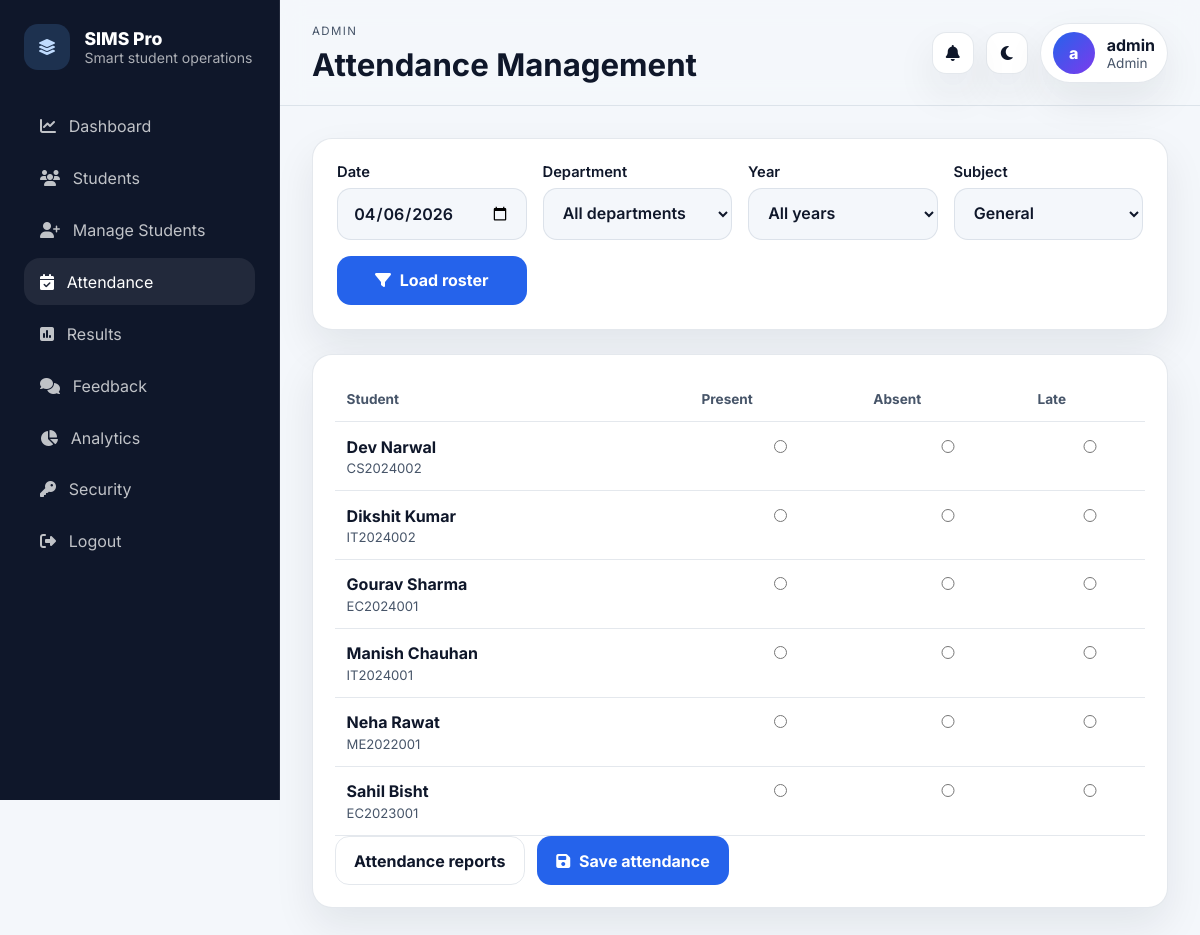
The app's page /attendance (signed in) with its own data.
### tables this page shows
CREATE TABLE "users" (
            id INTEGER PRIMARY KEY AUTOINCREMENT,
            username TEXT UNIQUE NOT NULL,
            email TEXT,
            password TEXT NOT NULL,
            role TEXT NOT NULL CHECK(role IN ('admin','teacher','student')),
            student_id INTEGER,
            created_at TIMESTAMP DEFAULT CURRENT_TIMESTAMP, full_name TEXT,
            FOREIGN KEY(student_id) REFERENCES students(id)
        );

CREATE TABLE students (
                id          INTEGER PRIMARY KEY AUTOINCREMENT,
                student_id  TEXT UNIQUE NOT NULL,
                name        TEXT NOT NULL,
                email       TEXT,
                dob         TEXT,
                gender      TEXT,
                department  TEXT NOT NULL,
                year        TEXT NOT NULL,
                status      TEXT DEFAULT 'Active',
                address     TEXT,
                enroll_date TEXT,
                created_at  TIMESTAMP DEFAULT CURRENT_TIMESTAMP
            , assigned_teacher_id INTEGER, profile_image TEXT);

### app.py (the view)
@app.route("/attendance")
@roles_required("admin", "teacher")
def attendance():
    filters = {
        "date": clean(request.args.get("date"), 20) or date.today().isoformat(),
        "dept": clean(request.args.get("dept"), 80),
        "subject": clean(request.args.get("subject"), 80) or "General",
        "year": clean(request.args.get("year"), 40),
    }
    students = visible_students({"dept": filters["dept"], "year": filters["year"], "status": "Active"})
    current = {
        r["student_id"]: r["status"]
        for r in db().execute(
            "SELECT student_id,status FROM attendance WHERE date=? AND subject=?",
            (filters["date"], filters["subject"])
        ).fetchall()
    }
    return render_template("attendance.html", students=students, current_records=current, filters=filters, departments=DEPARTMENTS, years=YEARS, subjects=SUBJECTS)

### app.py (called while the page is built)
def db():
    if "db" not in g:
        g.db = sqlite3.connect(app.config["DATABASE"])
        g.db.row_factory = sqlite3.Row
        g.db.execute("PRAGMA foreign_keys = ON")
    return g.db

def csrf_token():
    if "_csrf_token" not in session:
        session["_csrf_token"] = secrets.token_urlsafe(32)
    return session["_csrf_token"]

@app.before_request
def setup_req():
    session.permanent = True
    if request.method in {"POST", "PUT", "PATCH", "DELETE"}:
        token = request.form.get("csrf_token") or request.headers.get("X-CSRFToken")
        if token != session.get("_csrf_token"):
            abort(400, description="Invalid CSRF token.")

@app.context_processor
def inject_globals():
    return {
        "current_role": session.get("role"),
        "app_name": "SIMS Pro",
        "global_notifications": build_notifications() if session.get("role") else [],
    }

def clean(value, max_len=255):
    value = (value or "").strip()
    return value[:max_len]

def visible_clause(alias="students"):
    role = session.get("role")
    if role == "admin":
        return "1=1", []
    if role == "teacher":
        return f"{alias}.assigned_teacher_id = ?", [session["user_id"]]
    if role == "student":
        return f"{alias}.id = ?", [session["student_db_id"]]
    return "1=0", []

def roles_required(*roles):
    def dec(fn):
        @wraps(fn)
        def wrap(*a, **kw):
            if "user_id" not in session:
                flash("Please log in to continue.", "error")
                return redirect(url_for("login"))
            if session.get("role") not in roles:
                flash("You do not have access to that page.", "error")
                return redirect(url_for("student_dashboard" if session.get("role") == "student" else "dashboard"))
            return fn(*a, **kw)
        return wrap
    return dec

### templates/attendance.html (shortened to what this page needs)
{% extends "base.html" %}
{% block page_heading %}Attendance Management{% endblock %}
{% block content %}
<section class="panel panel--form">
  <form method="get" class="filters-grid compact-grid">
    <label>
      <span>Date</span>
      <input type="date" name="date" value="{{ filters.date }}">
    </label>
    <label>
      <span>Department</span>
      <select name="dept">
        <option value="">All departments</option>
      </select>
    </label>
    <label>
      <span>Year</span>
      <select name="year">
        <option value="">All years</option>
      </select>
    </label>
    <label>
      <span>Subject</span>
      <select name="subject">
        {% for subject in subjects %}
        <option value="{{ subject }}" {% if filters.subject == subject %}selected{% endif %}>{{ subject }}</option>
        {% endfor %}
      </select>
    </label>
    <button class="btn btn-primary" type="submit">
      <i class="fa-solid fa-filter"></i>
      <span>Load roster</span>
    </button>
  </form>
</section>
<section class="panel">
  <form method="post" action="{{ url_for('mark_attendance') }}" class="js-ajax-form" data-redirect-on-success="true">
    <div class="table-wrap">
      <table class="data-table">
        <thead>
          <tr>
            <th>Student</th>
            <th>Present</th>
            <th>Absent</th>
            <th>Late</th>
          </tr>
        </thead>
        <tbody>
          {% for student in students %}
          <tr>
            <td>
              <strong>{{ student.name }}</strong>
              <span class="table-sub">{{ student.student_id }}</span>
            </td>
            <td>
              <input type="radio" name="att_{{ student.id }}" value="Present" {% if current_records.get(student.id) == 'Present' %}checked{% endif %}>
            </td>
            <td>
              <input type="radio" name="att_{{ student.id }}" value="Absent" {% if current_records.get(student.id) == 'Absent' %}checked{% endif %}>
            </td>
            <td>
              <input type="radio" name="att_{{ student.id }}" value="Late" {% if current_records.get(student.id) == 'Late' %}checked{% endif %}>
            </td>
          </tr>
          {% else %}
          <tr>
            <td colspan="4" class="empty">No active students found for these filters.</td>
          </tr>
          {% endfor %}
        </tbody>
      </table>
    </div>
    <div class="form-actions">
      <a class="btn btn-secondary" href="{{ url_for('attendance_report') }}">Attendance reports</a>
      <button class="btn btn-primary" type="submit">
        <i class="fa-solid fa-floppy-disk"></i>
        <span>Save attendance</span>
      </button>
    </div>
  </form>
</section>
{% endblock %}

### static/style.css (style rules this page uses)
:root { --bg: #f4f7fb; --bg-elevated: #ffffff; --bg-accent: linear-gradient(135deg, #eff6ff, #f8fafc 55%, #eef2ff); --text: #0f172a; --text-soft: #475569; --border: rgba(148, 163, 184, 0.25); --primary: #2563eb; --primary-strong: #1d4ed8; --primary-soft: rgba(37, 99, 235, 0.12); --success: #059669; --danger: #dc2626; --warning: #d97706; --shadow: 0 18px 40px rgba(15, 23, 42, 0.08); --radius: 20px; --sidebar-width: 280px; }
* { box-sizing: border-box; }
body { margin: 0; font-family: 'Inter', sans-serif; background: var(--bg); color: var(--text); }
a { color: inherit; text-decoration: none; }
button, input, select, textarea { font: inherit; }
button { cursor: pointer; }
.panel, .hero-card, .profile-hero, .auth-panel, .stat-card, .notice, .flash { background: var(--bg-elevated); border: 1px solid var(--border); border-radius: var(--radius); box-shadow: var(--shadow); }
.hero-actions, .form-actions { display: flex; gap: 0.75rem; flex-wrap: wrap; }
.panel { padding: 1.35rem; }
.table-wrap { overflow: auto; }
.data-table { width: 100%; border-collapse: collapse; min-width: 760px; }
.data-table th, .data-table td { padding: 0.9rem 0.75rem; border-bottom: 1px solid var(--border); vertical-align: top; }
.data-table th { text-align: left; color: var(--text-soft); font-size: 0.85rem; font-weight: 700; }
.table-sub { display: block; color: var(--text-soft); font-size: 0.82rem; margin-top: 0.2rem; }
.filters-grid, .form-grid { display: grid; gap: 1rem; grid-template-columns: repeat(5, minmax(0, 1fr)); }
.compact-grid { grid-template-columns: repeat(4, minmax(0, 1fr)); }
label { display: grid; gap: 0.45rem; font-weight: 600; color: var(--text); }
label span { font-size: 0.92rem; }
input, select, textarea { width: 100%; border: 1px solid var(--border); border-radius: 14px; padding: 0.85rem 0.95rem; background: var(--bg); color: var(--text); }
.btn { display: inline-flex; align-items: center; gap: 0.55rem; justify-content: center; padding: 0.85rem 1.15rem; border-radius: 14px; border: 1px solid transparent; font-weight: 700; }
.btn-primary { background: var(--primary); color: white; }
.btn-secondary { background: transparent; border-color: var(--border); color: var(--text); }
.panel--form { padding: 1.5rem; }

### records on screen
users: name "Dev Narwal", student_id "CS2024002", name "Dikshit Kumar", student_id "IT2024002", name "Gourav Sharma", student_id "EC2024001", name "Manish Chauhan", student_id "IT2024001", name "Neha Rawat", student_id "ME2022001", name "Sahil Bisht", student_id "EC2023001"

### other values on screen
{{ app_name }} "SIMS Pro"
{{ current_role|title }} "ADMIN"
{{ (session.get('display_name') or 'U')[0] }} "a"
{{ session.get('display_name') }} "admin"
{{ current_role|title }} "Admin"
form field subject "General"
